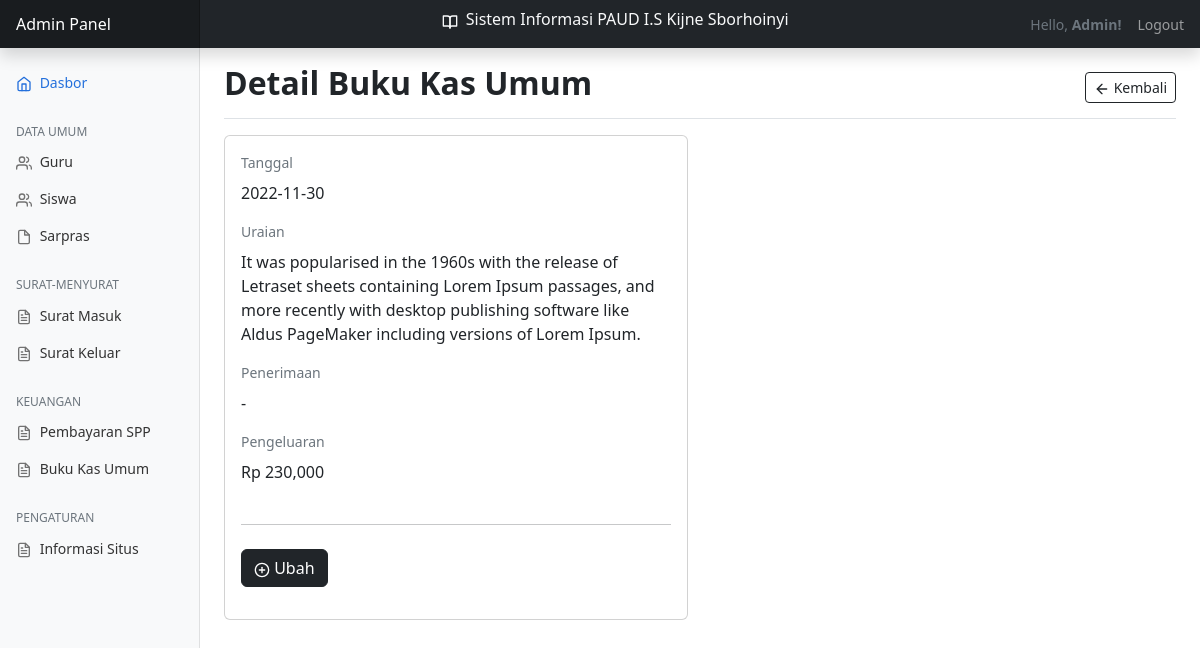
The app's page /?page=buku-kas-umum&action=detail&id=3 (signed in), older data.
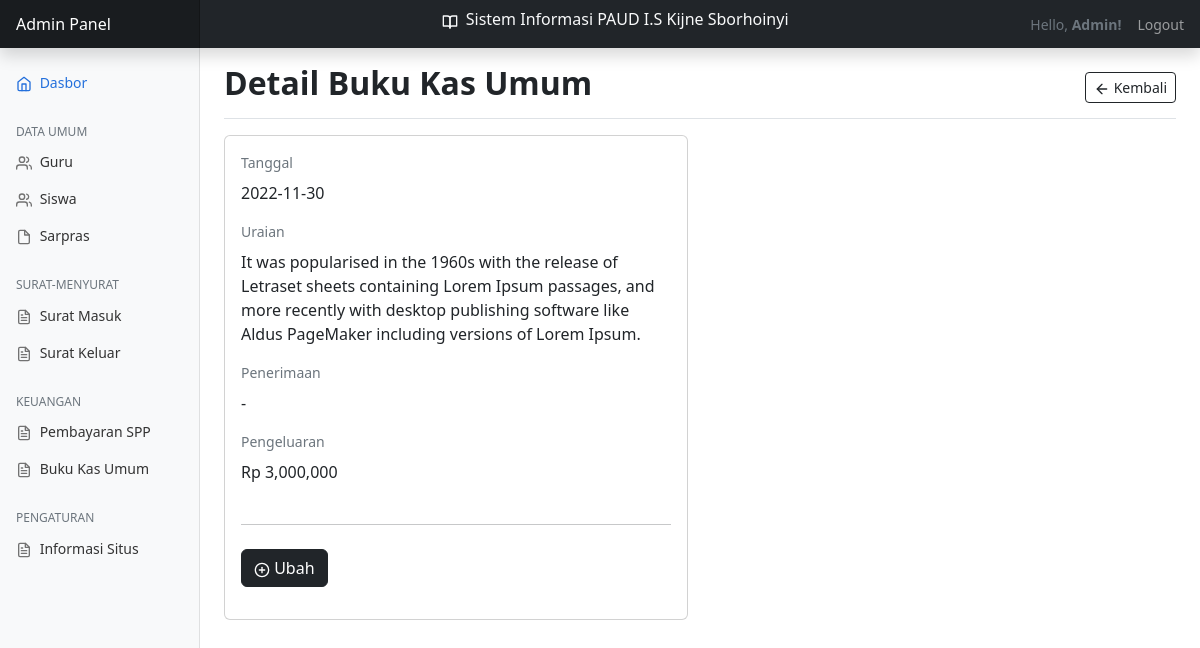
The same page, newer data.
### tables this page shows
CREATE TABLE `buku_kas_umum` (
  `id` int(11) NOT NULL,
  `tanggal` date NOT NULL,
  `uraian` text NOT NULL,
  `penerimaan` varchar(50) NOT NULL,
  `pengeluaran` varchar(50) NOT NULL
);

### views/buku-kas-umum/detail.php (the view)
<main class="col-md-9 ms-sm-auto col-lg-10 px-md-4">
    <div
        class="d-flex justify-content-between flex-wrap flex-md-nowrap align-items-center pt-3 pb-2 mb-3 border-bottom">
        <h1 class="h2 fw-bold">Detail Buku Kas Umum</h1>
        <div class="btn-toolbar mb-2 mb-md-0">
            <a href="?page=pembayaran-spp" class="btn btn-sm btn-outline-dark">
                <span data-feather="arrow-left" class="align-text"></span> Kembali
            </a>
        </div>
    </div>
    <div class="row mb-5">
        <div class="col-lg-6">
            <div class="card">
                <div class="card-body">
                    <?php
                        include __DIR__ . '../../../config/database.php';
                        $id = $_GET['id'];
                        $rows = mysqli_fetch_assoc(mysqli_query($conn, "SELECT * FROM buku_kas_umum WHERE id = $id"));
                    ?>
                    <div>
                        <div class="mb-3">
                            <label for="tanggal" class="form-label text-muted">Tanggal</label>
                            <p class="fs-6"><?php echo $rows['tanggal']; ?></p>
                        </div>
                        <div class="mb-3">
                            <label for="uraian" class="form-label text-muted">Uraian</label>
                            <p class="fs-6"><?php echo $rows['uraian']; ?></p>
                        </div>
                        <div class="mb-3">
                            <label for="penerimaan" class="form-label text-muted">Penerimaan</label>
                            <p class="fs-6"><?php if($rows["penerimaan"] != ''){echo 'Rp '. number_format($rows["penerimaan"]);} else {echo '-';} ?></p>
                        </div>
                        <div class="mb-3">
                            <label for="pengeluaran" class="form-label text-muted">Pengeluaran</label>
                            <p class="fs-6"><?php if($rows["pengeluaran"] != ''){echo 'Rp '. number_format($rows["pengeluaran"]);} else {echo '-';} ?></p>
                        </div>
                        <div class="py-2">
                            <hr>
                        </div>
                        <div class="mb-3">
                            <a href="?page=buku-kas-umum&action=ubah&id=<?php echo $rows['id']; ?>" class="btn btn-dark">
                                <span data-feather="plus-circle" class="align-text"></span>
                                Ubah
                            </a>
                        </div>
                    </div>
                </div>
            </div>
        </div>
    </div>
</main>

Row changes from the older to the newer data that the page shows:
changed buku_kas_umum: pengeluaran "230,000" → "3,000,000"
